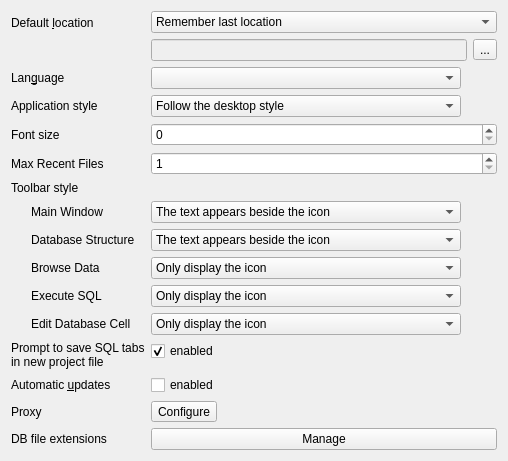
     <widget class="QWidget" name="tab_4">
      <attribute name="title">
       <string>&amp;General</string>
      </attribute>
      <layout class="QFormLayout" name="formLayout_3">
       <item row="0" column="0">
        <widget class="QLabel" name="label_4">
         <property name="text">
          <string>Default &amp;location</string>
         </property>
         <property name="buddy">
          <cstring>locationEdit</cstring>
         </property>
        </widget>
       </item>
       <item row="0" column="1">
        <layout class="QVBoxLayout" name="verticalLayout_6">
         <item>
          <widget class="QComboBox" name="comboDefaultLocation">
           <item>
            <property name="text">
             <string>Remember last location</string>
            </property>
           </item>
           <item>
            <property name="text">
             <string>Always use this location</string>
            </property>
           </item>
           <item>
            <property name="text">
             <string>Remember last location for session only</string>
            </property>
           </item>
          </widget>
         </item>
         <item>
          <layout class="QHBoxLayout" name="horizontalLayout">
           <item>
            <widget class="QLineEdit" name="locationEdit">
             <property name="enabled">
              <bool>false</bool>
             </property>
             <property name="sizePolicy">
              <sizepolicy hsizetype="Expanding" vsizetype="Fixed">
               <horstretch>0</horstretch>
               <verstretch>0</verstretch>
              </sizepolicy>
             </property>
             <property name="minimumSize">
              <size>
               <width>316</width>
               <height>0</height>
              </size>
             </property>
            </widget>
           </item>
           <item>
            <widget class="QToolButton" name="setLocationButton">
             <property name="text">
              <string>...</string>
             </property>
            </widget>
           </item>
          </layout>
         </item>
        </layout>
       </item>
       <item row="1" column="0">
        <widget class="QLabel" name="label_9">
         <property name="text">
          <string>Lan&amp;guage</string>
         </property>
         <property name="buddy">
          <cstring>languageComboBox</cstring>
         </property>
        </widget>
       </item>
       <item row="1" column="1">
        <widget class="QComboBox" name="languageComboBox">
         <property name="sizePolicy">
          <sizepolicy hsizetype="Maximum" vsizetype="Fixed">
           <horstretch>0</horstretch>
           <verstretch>0</verstretch>
          </sizepolicy>
         </property>
         <property name="sizeAdjustPolicy">
          <enum>QComboBox::AdjustToContents</enum>
         </property>
         <property name="minimumContentsLength">
          <number>35</number>
         </property>
         <property name="iconSize">
          <size>
           <width>20</width>
           <height>15</height>
          </size>
         </property>
        </widget>
       </item>
       <item row="2" column="0">
        <widget class="QLabel" name="labelAppStyle">
         <property name="text">
          <string>Application style</string>
         </property>
         <property name="buddy">
          <cstring>toolbarStyleComboStructure</cstring>
         </property>
        </widget>
       </item>
       <item row="2" column="1">
        <widget class="QComboBox" name="appStyleCombo">
         <property name="sizePolicy">
          <sizepolicy hsizetype="Maximum" vsizetype="Fixed">
           <horstretch>0</horstretch>
           <verstretch>0</verstretch>
          </sizepolicy>
         </property>
         <property name="toolTip">
          <string>When this value is changed, all the other color preferences are also set to matching colors.</string>
         </property>
         <property name="currentIndex">
          <number>0</number>
         </property>
         <property name="sizeAdjustPolicy">
          <enum>QComboBox::AdjustToContents</enum>
         </property>
         <property name="minimumContentsLength">
          <number>35</number>
         </property>
         <property name="iconSize">
          <size>
           <width>20</width>
           <height>15</height>
          </size>
         </property>
         <item>
          <property name="text">
           <string>Follow the desktop style</string>
          </property>
         </item>
         <item>
          <property name="text">
           <string>Dark style</string>
          </property>
         </item>
         <item>
          <property name="text">
           <string>Light style</string>
          </property>
         </item>
        </widget>
       </item>
       <item row="3" column="0">
        <widget class="QLabel" name="label_27">
         <property name="toolTip">
          <string>This sets the font size for all UI elements which do not have their own font size option.</string>
         </property>
         <property name="text">
          <string>Font size</string>
         </property>
         <property name="buddy">
          <cstring>spinGeneralFontSize</cstring>
         </property>
        </widget>
       </item>
       <item row="3" column="1">
        <widget class="QSpinBox" name="spinGeneralFontSize"/>
       </item>
       <item row="4" column="0">
        <widget class="QLabel" name="labelMaxRecentFiles">
         <property name="text">
          <string>Max Recent Files</string>
         </property>
         <property name="buddy">
          <cstring>spinMaxRecentFiles</cstring>
         </property>
        </widget>
       </item>
       <item row="4" column="1">
        <widget class="QSpinBox" name="spinMaxRecentFiles">
         <property name="correctionMode">
          <enum>QAbstractSpinBox::CorrectToNearestValue</enum>
         </property>
         <property name="minimum">
          <number>1</number>
         </property>
         <property name="maximum">
          <number>40</number>
         </property>
        </widget>
       </item>
       <item row="5" column="0">
        <widget class="QLabel" name="labelToolbarStyle">
         <property name="text">
          <string>Toolbar style</string>
         </property>
         <property name="buddy">
          <cstring>toolbarStyleComboMain</cstring>
         </property>
        </widget>
       </item>
       <item row="7" column="0">
        <widget class="QLabel" name="labelMainToolBar">
         <property name="text">
          <string>Main Window</string>
         </property>
         <property name="indent">
          <number>20</number>
         </property>
         <property name="buddy">
          <cstring>toolbarStyleComboMain</cstring>
         </property>
        </widget>
       </item>
       <item row="7" column="1">
        <widget class="QComboBox" name="toolbarStyleComboMain">
         <property name="sizePolicy">
          <sizepolicy hsizetype="Maximum" vsizetype="Fixed">
           <horstretch>0</horstretch>
           <verstretch>0</verstretch>
          </sizepolicy>
         </property>
         <property name="currentIndex">
          <number>2</number>
         </property>
         <property name="sizeAdjustPolicy">
          <enum>QComboBox::AdjustToContents</enum>
         </property>
         <property name="minimumContentsLength">
          <number>35</number>
         </property>
         <property name="iconSize">
          <size>
           <width>20</width>
           <height>15</height>
          </size>
         </property>
         <item>
          <property name="text">
           <string>Only display the icon</string>
          </property>
         </item>
         <item>
          <property name="text">
           <string>Only display the text</string>
          </property>
         </item>
         <item>
          <property name="text">
           <string>The text appears beside the icon</string>
          </property>
         </item>
         <item>
          <property name="text">
           <string>The text appears under the icon</string>
          </property>
         </item>
         <item>
          <property name="text">
           <string>Follow the style</string>
          </property>
         </item>
        </widget>
       </item>
       <item row="8" column="0">
        <widget class="QLabel" name="labelStructureToolBar">
         <property name="text">
          <string>Database Structure</string>
         </property>
         <property name="indent">
          <number>20</number>
         </property>
         <property name="buddy">
          <cstring>toolbarStyleComboStructure</cstring>
         </property>
        </widget>
       </item>
       <item row="8" column="1">
        <widget class="QComboBox" name="toolbarStyleComboStructure">
         <property name="sizePolicy">
          <sizepolicy hsizetype="Maximum" vsizetype="Fixed">
           <horstretch>0</horstretch>
           <verstretch>0</verstretch>
          </sizepolicy>
         </property>
         <property name="currentIndex">
          <number>2</number>
         </property>
         <property name="sizeAdjustPolicy">
          <enum>QComboBox::AdjustToContents</enum>
         </property>
         <property name="minimumContentsLength">
          <number>35</number>
         </property>
         <property name="iconSize">
          <size>
           <width>20</width>
           <height>15</height>
          </size>
         </property>
         <item>
          <property name="text">
           <string>Only display the icon</string>
          </property>
         </item>
         <item>
          <property name="text">
           <string>Only display the text</string>
          </property>
         </item>
         <item>
          <property name="text">
           <string>The text appears beside the icon</string>
          </property>
         </item>
         <item>
          <property name="text">
           <string>The text appears under the icon</string>
          </property>
         </item>
         <item>
          <property name="text">
           <string>Follow the style</string>
          </property>
         </item>
        </widget>
       </item>
       <item row="9" column="0">
        <widget class="QLabel" name="labelBrowseToolBar">
         <property name="text">
          <string>Browse Data</string>
         </property>
         <property name="indent">
          <number>20</number>
         </property>
         <property name="buddy">
          <cstring>toolbarStyleComboBrowse</cstring>
         </property>
        </widget>
       </item>
       <item row="9" column="1">
        <widget class="QComboBox" name="toolbarStyleComboBrowse">
         <property name="sizePolicy">
          <sizepolicy hsizetype="Maximum" vsizetype="Fixed">
           <horstretch>0</horstretch>
           <verstretch>0</verstretch>
          </sizepolicy>
         </property>
         <property name="currentIndex">
          <number>0</number>
         </property>
         <property name="sizeAdjustPolicy">
          <enum>QComboBox::AdjustToContents</enum>
         </property>
         <property name="minimumContentsLength">
          <number>35</number>
         </property>
         <property name="iconSize">
          <size>
           <width>20</width>
           <height>15</height>
          </size>
         </property>
         <item>
          <property name="text">
           <string>Only display the icon</string>
          </property>
         </item>
         <item>
          <property name="text">
           <string>Only display the text</string>
          </property>
         </item>
         <item>
          <property name="text">
           <string>The text appears beside the icon</string>
          </property>
         </item>
         <item>
          <property name="text">
           <string>The text appears under the icon</string>
          </property>
         </item>
         <item>
          <property name="text">
           <string>Follow the style</string>
          </property>
         </item>
        </widget>
       </item>
       <item row="10" column="0">
        <widget class="QLabel" name="labelSqlToolBar">
         <property name="text">
          <string>Execute SQL</string>
         </property>
         <property name="indent">
          <number>20</number>
         </property>
         <property name="buddy">
          <cstring>toolbarStyleComboSql</cstring>
         </property>
        </widget>
       </item>
       <item row="10" column="1">
        <widget class="QComboBox" name="toolbarStyleComboSql">
         <property name="sizePolicy">
          <sizepolicy hsizetype="Maximum" vsizetype="Fixed">
           <horstretch>0</horstretch>
           <verstretch>0</verstretch>
          </sizepolicy>
         </property>
         <property name="currentIndex">
          <number>0</number>
         </property>
         <property name="sizeAdjustPolicy">
          <enum>QComboBox::AdjustToContents</enum>
         </property>
         <property name="minimumContentsLength">
          <number>35</number>
         </property>
         <property name="iconSize">
          <size>
           <width>20</width>
           <height>15</height>
          </size>
         </property>
         <item>
          <property name="text">
           <string>Only display the icon</string>
          </property>
         </item>
         <item>
          <property name="text">
           <string>Only display the text</string>
          </property>
         </item>
         <item>
          <property name="text">
           <string>The text appears beside the icon</string>
          </property>
         </item>
         <item>
          <property name="text">
           <string>The text appears under the icon</string>
          </property>
         </item>
         <item>
          <property name="text">
           <string>Follow the style</string>
          </property>
         </item>
        </widget>
       </item>
       <item row="11" column="0">
        <widget class="QLabel" name="labelEditCellToolBar">
         <property name="text">
          <string>Edit Database Cell</string>
         </property>
         <property name="indent">
          <number>20</number>
         </property>
         <property name="buddy">
          <cstring>toolbarStyleComboEditCell</cstring>
         </property>
        </widget>
       </item>
       <item row="11" column="1">
        <widget class="QComboBox" name="toolbarStyleComboEditCell">
         <property name="sizePolicy">
          <sizepolicy hsizetype="Maximum" vsizetype="Fixed">
           <horstretch>0</horstretch>
           <verstretch>0</verstretch>
          </sizepolicy>
         </property>
         <property name="currentIndex">
          <number>0</number>
         </property>
         <property name="sizeAdjustPolicy">
          <enum>QComboBox::AdjustToContents</enum>
         </property>
         <property name="minimumContentsLength">
          <number>35</number>
         </property>
         <property name="iconSize">
          <size>
           <width>20</width>
           <height>15</height>
          </size>
         </property>
         <item>
          <property name="text">
           <string>Only display the icon</string>
          </property>
         </item>
         <item>
          <property name="text">
           <string>Only display the text</string>
          </property>
         </item>
         <item>
          <property name="text">
           <string>The text appears beside the icon</string>
          </property>
         </item>
         <item>
          <property name="text">
           <string>The text appears under the icon</string>
          </property>
         </item>
         <item>
          <property name="text">
           <string>Follow the style</string>
          </property>
         </item>
        </widget>
       </item>
       <item row="12" column="0">
        <widget class="QLabel" name="labelPromptSQLTabsInNewProject">
         <property name="text">
          <string>Prompt to save SQL tabs
in new project file</string>
         </property>
         <property name="buddy">
          <cstring>checkPromptSQLTabsInNewProject</cstring>
         </property>
        </widget>
       </item>
       <item row="12" column="1">
        <widget class="QCheckBox" name="checkPromptSQLTabsInNewProject">
         <property name="toolTip">
          <string>If this is turned on, then changes to the SQL editor generate a save a project confirmation dialog when closing the SQL editor tab.</string>
         </property>
         <property name="text">
          <string>enabled</string>
         </property>
         <property name="checked">
          <bool>true</bool>
         </property>
        </widget>
       </item>
       <item row="13" column="0">
        <widget class="QLabel" name="labelUpdates">
         <property name="text">
          <string>Automatic &amp;updates</string>
         </property>
         <property name="buddy">
          <cstring>checkUpdates</cstring>
         </property>
        </widget>
       </item>
       <item row="13" column="1">
        <widget class="QCheckBox" name="checkUpdates">
         <property name="text">
          <string>enabled</string>
         </property>
        </widget>
       </item>
       <item row="15" column="0">
        <widget class="QLabel" name="label_16">
         <property name="text">
          <string>DB file extensions</string>
         </property>
         <property name="buddy">
          <cstring>buttonManageFileExtension</cstring>
         </property>
        </widget>
       </item>
       <item row="15" column="1">
        <widget class="QPushButton" name="buttonManageFileExtension">
         <property name="text">
          <string>Manage</string>
         </property>
        </widget>
       </item>
       <item row="14" column="0">
        <widget class="QLabel" name="label_29">
         <property name="text">
          <string>Proxy</string>
         </property>
         <property name="buddy">
          <cstring>buttonProxy</cstring>
         </property>
        </widget>
       </item>
       <item row="14" column="1">
        <widget class="QToolButton" name="buttonProxy">
         <property name="text">
          <string>Configure</string>
         </property>
        </widget>
       </item>
      </layout>
     </widget>
